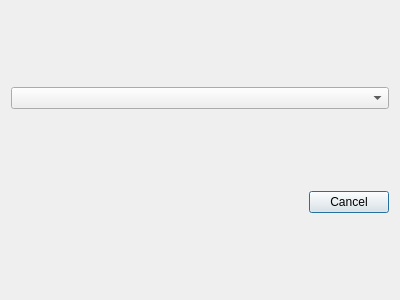
<?xml version="1.0" encoding="UTF-8"?>
<ui version="4.0">
 <class>SurveySelectionDialog</class>
 <widget class="QDialog" name="SurveySelectionDialog">
  <property name="geometry">
   <rect>
    <x>0</x>
    <y>0</y>
    <width>400</width>
    <height>300</height>
   </rect>
  </property>
  <property name="windowTitle">
   <string>Dialog</string>
  </property>
  <layout class="QVBoxLayout" name="verticalLayout">
   <item>
    <widget class="QComboBox" name="projectDirComboBox"/>
   </item>
   <item>
    <layout class="QHBoxLayout" name="horizontalLayout"/>
   </item>
   <item>
    <widget class="QDialogButtonBox" name="buttonBox">
     <property name="standardButtons">
      <set>QDialogButtonBox::Cancel</set>
     </property>
    </widget>
   </item>
  </layout>
 </widget>
 <resources/>
 <connections/>
</ui>
